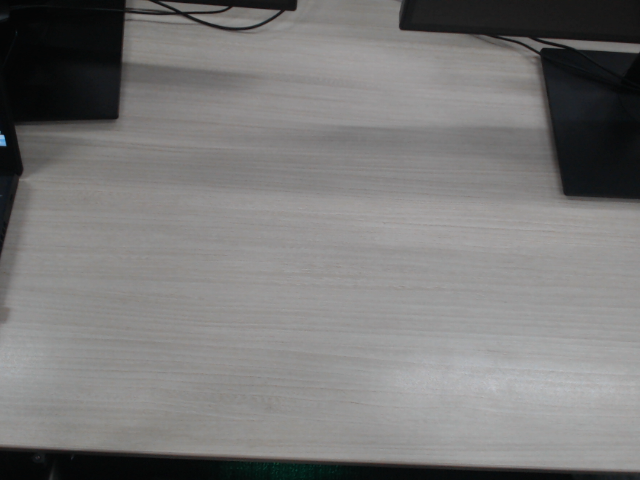
#> input picture calibration_empty.png, 640 x 480 px
$ python -i main.py   (imports and definitions only)
#> lines starting #> are read from the running program, lines starting #| are printed output that depends on the picture; after the words box and inside, x2 and y2 are one past the last pixel; in counts of white or black regions, pixels touching at a corner belong together
#> further down, picture is the input picture: shape (480, 640, 3); mean B, G, R 120.5, 121.1, 121.9
"""
main.py  –  Car Park Detection (Hot-Wheel / Small Car Optimised)
================================================================
Usage:
    python main.py                   # webcam (index 0)
    python main.py carPark.mp4       # video file
    python main.py 1                 # secondary webcam

Requires:  parking_config.pkl  (generated by calibration.py)

Controls (runtime):
    Q / ESC      → quit
    D            → toggle debug view (adaptive-threshold overlay)
    +  /  -      → raise / lower sensitivity on the fly (±10)
    S            → save current sensitivity back to config

Detection pipeline (mirrors reference project):
    BGR → Grayscale → Gaussian Blur → Adaptive Threshold →
    Median Blur → Dilation  →  countNonZero per zone
    count < sensitivity  →  FREE  (green)
    count ≥ sensitivity  →  OCCUPIED  (red)

Hot-wheel specific tuning:
    • Zones sized to match the car footprint in calibration
    • Contour pre-screen rejects ambient noise blobs that
      are too small or too large relative to the zone area
    • Per-zone threshold is computed relative to zone area
      so differently-sized zones are all compared fairly
"""

import cv2
import pickle
import numpy as np
import sys
import os
import time

# ─────────────────────────────────────────────────────────────────────────────
CONFIG_FILE = "parking_config.pkl"
WIN_MAIN    = "Car Park Detection"
WIN_DEBUG   = "Debug – Processed Frame"

# Colour palette
C_FREE      = (0,   230,  0  )
C_OCC       = (0,   0,   230 )
C_YEL       = (0,   240, 240 )
C_WHT       = (230, 230, 230 )
C_PANEL     = (20,  20,  20  )
C_ACCENT    = (100, 180, 255 )

# ─────────────────────────────────────────────────────────────────────────────
# [14 lines left out: functions load_config, save_sensitivity, not called in this run]


# ─────────────────────────────────────────────────────────────────────────────
# Image processing pipeline
# ─────────────────────────────────────────────────────────────────────────────

def preprocess(frame: np.ndarray) -> np.ndarray:
    """
    Convert BGR frame to a binary edge/feature map.
    Empty pavement → few white pixels; car → many white pixels.
    """
    gray    = cv2.cvtColor(frame, cv2.COLOR_BGR2GRAY)
    blur    = cv2.GaussianBlur(gray, (3, 3), 1)
    thresh  = cv2.adaptiveThreshold(
                  blur, 255,
                  cv2.ADAPTIVE_THRESH_GAUSSIAN_C,
                  cv2.THRESH_BINARY_INV,
                  25, 16)
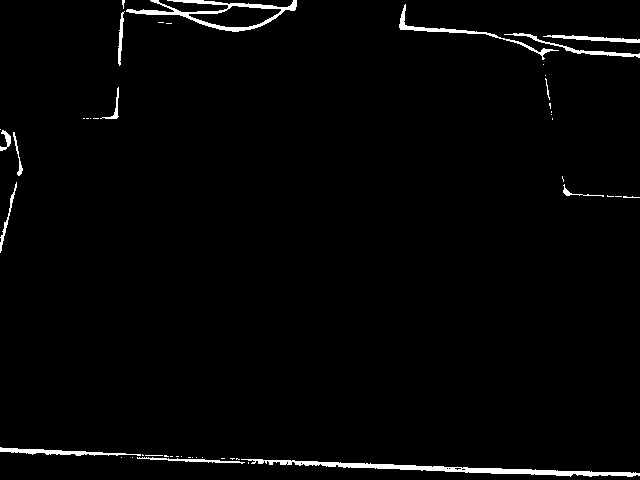
#> thresh: shape (480, 640); 1.9% white; 48 white regions (33 under 20 px), largest, box (x1, y1, x2, y2) and area: (241, 459, 640, 477) 1770, (126, 0, 297, 32) 1241, (399, 4, 559, 60) 581
    median  = cv2.medianBlur(thresh, 5)
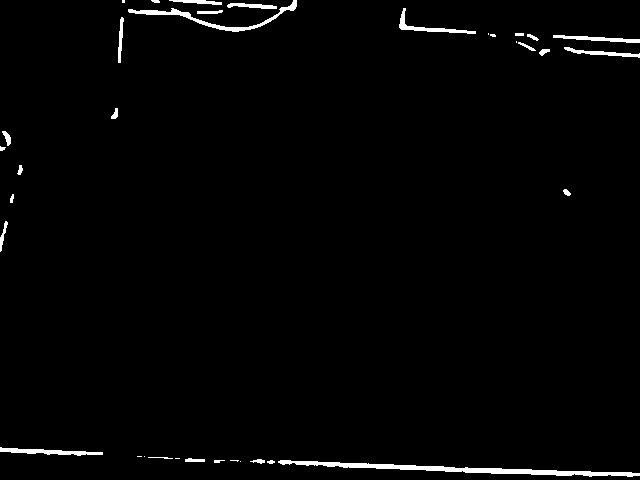
#> median: shape (480, 640); 1.7% white; 36 white regions (9 under 20 px), largest, box (x1, y1, x2, y2) and area: (278, 460, 640, 477) 1663, (128, 0, 297, 32) 731, (0, 447, 103, 456) 420
    kernel  = np.ones((3, 3), np.uint8)
    dilated = cv2.dilate(median, kernel, iterations=1)
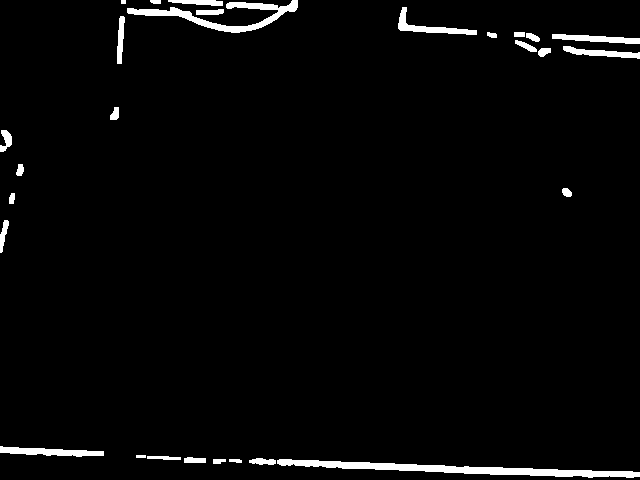
#> dilated: shape (480, 640); 2.7% white; 28 white regions, largest, box (x1, y1, x2, y2) and area: (277, 459, 640, 478) 2445, (127, 0, 298, 33) 1489, (0, 446, 104, 457) 648
    return dilated


# [216 lines left out: functions zone_has_car, draw_zones, draw_status_bar, draw_debug_overlay, main, not called in this run]


# ─────────────────────────────────────────────────────────────────────────────
# [2 lines not run here, left out]

>>> import cv2
>>> picture = cv2.imread('calibration_empty.png')
>>> result = preprocess(picture)
